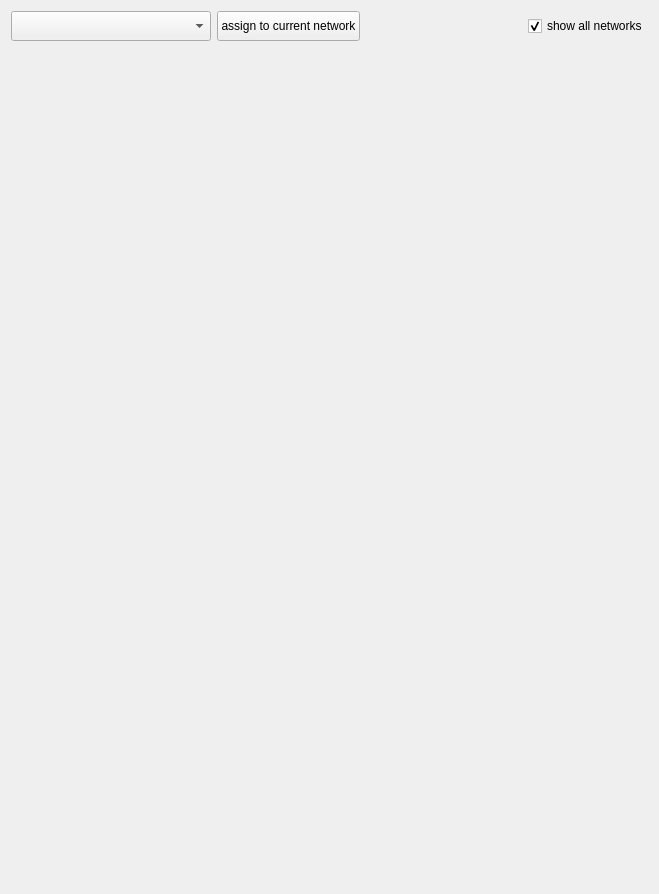
<?xml version="1.0" encoding="UTF-8"?>
<ui version="4.0">
 <class>SVPropNetworkEditWidget</class>
 <widget class="QWidget" name="SVPropNetworkEditWidget">
  <property name="geometry">
   <rect>
    <x>0</x>
    <y>0</y>
    <width>659</width>
    <height>894</height>
   </rect>
  </property>
  <property name="windowTitle">
   <string>Form</string>
  </property>
  <layout class="QVBoxLayout" name="verticalLayout">
   <item>
    <layout class="QHBoxLayout" name="horizontalLayout">
     <item>
      <widget class="QComboBox" name="comboBoxCurrentNetwork">
       <property name="minimumSize">
        <size>
         <width>200</width>
         <height>30</height>
        </size>
       </property>
       <property name="font">
        <font>
         <pointsize>10</pointsize>
         <bold>true</bold>
        </font>
       </property>
       <property name="layoutDirection">
        <enum>Qt::LeftToRight</enum>
       </property>
      </widget>
     </item>
     <item>
      <widget class="QPushButton" name="pushButtonAssignToCurrent">
       <property name="minimumSize">
        <size>
         <width>0</width>
         <height>30</height>
        </size>
       </property>
       <property name="text">
        <string>assign to current network</string>
       </property>
      </widget>
     </item>
     <item>
      <spacer name="horizontalSpacer_2">
       <property name="orientation">
        <enum>Qt::Horizontal</enum>
       </property>
       <property name="sizeHint" stdset="0">
        <size>
         <width>40</width>
         <height>20</height>
        </size>
       </property>
      </spacer>
     </item>
     <item>
      <widget class="QCheckBox" name="checkBoxShowAllNetworks">
       <property name="text">
        <string>show all networks</string>
       </property>
       <property name="checked">
        <bool>true</bool>
       </property>
      </widget>
     </item>
    </layout>
   </item>
   <item>
    <widget class="QtExt::ToolBox" name="toolBox" native="true"/>
   </item>
  </layout>
 </widget>
 <customwidgets>
  <customwidget>
   <class>QtExt::ToolBox</class>
   <extends>QWidget</extends>
   <header location="global">QtExt_ToolBox.h</header>
   <container>1</container>
  </customwidget>
 </customwidgets>
 <resources/>
 <connections/>
</ui>
